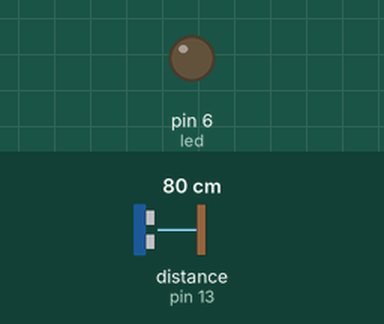
Bench run of a sketch on a simulated Arduino Uno, built with avr-gcc and run on an emulated ATmega328P. Parts: output pins drawn as LEDs (lit = HIGH). Wiring (inferred from the names in the program): ultrasonic range finder: trigger pin 12; echo pin 13. The test bench sets the inputs (shaded band); at power-on: distance to the obstacle (sensor on pin 13) 80 cm. The echo pulse lasts 58.3 µs per cm; pins used as bus, display or sensor lines are not drawn.

Above: at 1.2 s.
1.3 s: distance to the obstacle (sensor on pin 13) set to 23 cm
2.8 s: distance to the obstacle (sensor on pin 13) set to 18 cm
At 3.8 s:
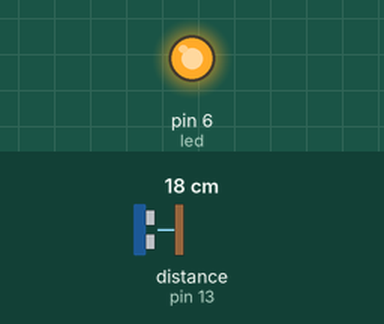
4.3 s: distance to the obstacle (sensor on pin 13) set to 35 cm
At 6.2 s:
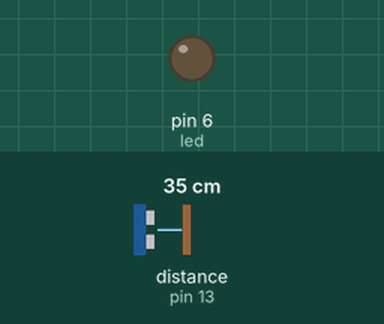
7.3 s: distance to the obstacle (sensor on pin 13) set to 2 cm
At 8.4 s:
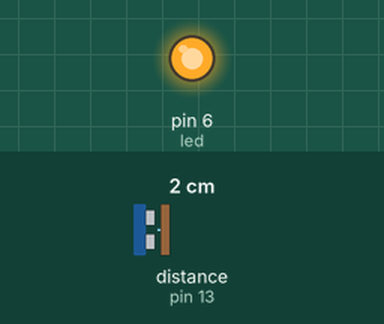
Timing chart, 0 to 9.8 s (numbered marks = the images above; inputs shaded):
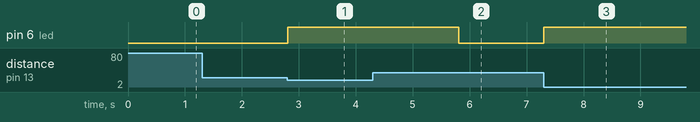

The sketch:

b03_ultrasonic_smart_led.ino
```cpp
/**
 * Ultrasonic Sensor Smart LED
 * 3. 초음파 센서를 이용하여 물체/사람이 감지되면
 *   3초간 LED를 켜주는 스마트 조명 만들기
 *   지속적인 감지시에는 지속적으로 켜준다.(3초가 계속 이뤄지기에)
 */

int led = 6;
int trig = 12;
int echo = 13;

float getDistance() {
  digitalWrite(trig, LOW);
  delayMicroseconds(2);
  digitalWrite(trig, HIGH);
  delayMicroseconds(10);
  digitalWrite(trig, LOW);
  float duration = pulseIn(echo, HIGH);
  return duration / 29 / 2;
}

void setup() {
  pinMode(led, OUTPUT);
  pinMode(trig, OUTPUT);
  pinMode(echo, INPUT);
}

void loop() {
  float distance = getDistance();

  if (distance < 20) {
    digitalWrite(led, HIGH);
    delay(3000);
  } else {
    digitalWrite(led, LOW);
  }
}
```

Measured:
- the behaviour switches between 21 and 20 cm on distance to the obstacle (sensor on pin 13) (found by bisection; images 0 and 1)
- after the input at 1.3 s, every drawn part: stays the same
- after the input at 2.8 s, pin 6 (led): LOW → HIGH at once
- after the input at 4.3 s, pin 6 (led): HIGH → LOW after 1.5 s
- after the input at 7.3 s, pin 6 (led): LOW → HIGH at once
